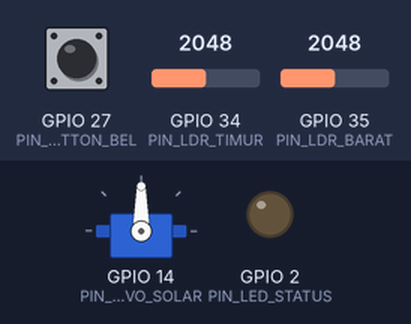
Recording of a sketch running on a simulated ESP32. Shown: servo, output pins drawn as LEDs (lit = HIGH). The test bench sets the inputs (shaded band); at power-on: GPIO 34 (PIN_LDR_TIMUR) = 2048, GPIO 35 (PIN_LDR_BARAT) = 2048, GPIO 27 (PIN_BUTTON_BEL) HIGH. WiFi joins after 1.5 s; servers stay silent unless stated; uploads are accepted with an empty reply; what the sketch prints to the serial monitor is not drawn.

Above: at 3.2 s.
3.3 s: GPIO 34 (PIN_LDR_TIMUR) set to 2220
At 4.5 s:
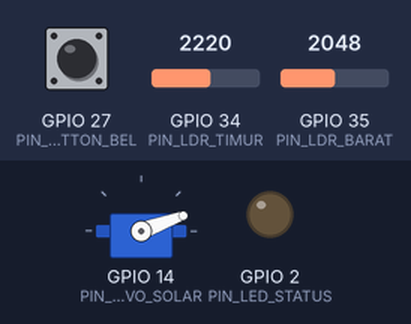
5.5 s: GPIO 35 (PIN_LDR_BARAT) set to 2297
7.0 s: GPIO 35 (PIN_LDR_BARAT) set to 2374
At 9.2 s:
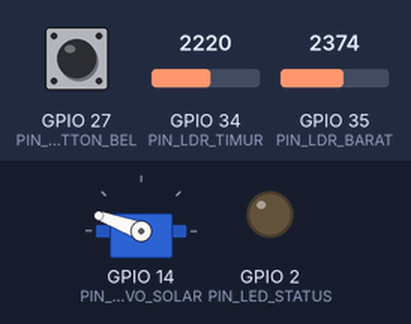
10.0 s: GPIO 27 (PIN_BUTTON_BEL) pulled LOW for 0.15 s
At 10.5 s:
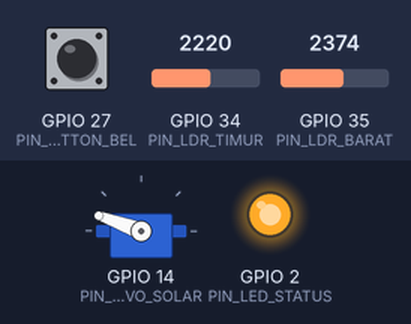
12.1 s: GPIO 34 (PIN_LDR_TIMUR) set to 2452
13.6 s: GPIO 34 (PIN_LDR_TIMUR) set to 2561
At 13.76 s:
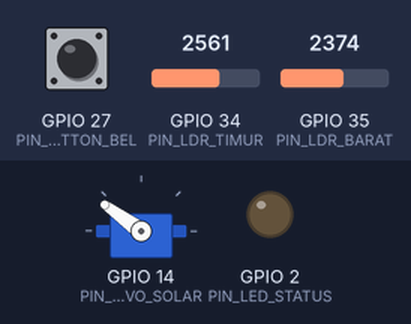
Timing chart, 0 to 16.6 s (numbered marks = the images above; inputs shaded):
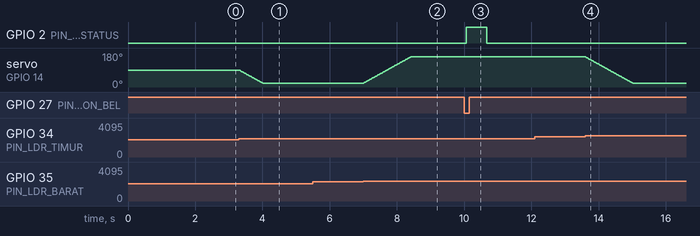

Measured:
- the behaviour switches between 2168 and 2169 on GPIO 34 (PIN_LDR_TIMUR) (found by bisection; images 0 and 1)
- the behaviour switches between 2340 and 2341 on GPIO 35 (PIN_LDR_BARAT) (found by bisection; images 1 and 2)
- the behaviour switches between 2494 and 2495 on GPIO 34 (PIN_LDR_TIMUR) (found by bisection; images 3 and 4)
- after the input at 3.3 s, servo on GPIO 14 (PIN_SERVO_SOLAR): moves from 90° to 20° over 0.69 s, starting at once
- after the input at 5.5 s, every drawn part: stays the same
- after the input at 7.0 s, servo on GPIO 14 (PIN_SERVO_SOLAR): moves from 20° to 160° over 1.4 s, starting at once
- after the input at 10.0 s, GPIO 2 (PIN_LED_STATUS): LOW → HIGH after 0.06 s, → LOW 0.61 s later
- after the input at 12.1 s, every drawn part: stays the same
- after the input at 13.6 s, servo on GPIO 14 (PIN_SERVO_SOLAR): moves from 160° to 20° over 1.4 s, starting at once

The sketch:

IoTR_Outdoor_Node.ino
```cpp
/*
 * ======================================================================================
 * IoTR // NEXUS — FIRMWARE ESP32 UNIT OUTDOOR (SMART BELL KY-004 & AUTO SOLAR TRACKER)
 * ======================================================================================
 * Identitas Pabrikan : IOTR-OUTDOOR-01
 * Password Klaim     : OUTDOOR123
 * API Token Internal : IOTR_SECRET_TOKEN_OUTDOOR_ESP32_998877
 * Arsitektur         : Hybrid Dual-Protocol (ESP-NOW Instant Peer + Wi-Fi HTTP POST Cloud)
 * ======================================================================================
 */

#include <WiFi.h>
#include <esp_now.h>
#include <HTTPClient.h>
#include <ESP32Servo.h>

// ======================== 1. KONFIGURASI JARINGAN & CLOUD API ========================
const char* WIFI_SSID     = "NAMA_WIFI_ANDA";
const char* WIFI_PASSWORD = "PASSWORD_WIFI_ANDA";
const char* SERVER_URL    = "http://192.168.1.100:8000/api/telemetry"; // Ganti dengan IP/Domain Laravel Anda
const char* API_TOKEN     = "IOTR_SECRET_TOKEN_OUTDOOR_ESP32_998877";

// MAC Address ESP32 Unit Indoor (Ganti sesuai MAC Address ESP32 Indoor Anda, atau FF:FF:FF:FF:FF:FF untuk Broadcast)
uint8_t indoorMacAddress[] = {0xFF, 0xFF, 0xFF, 0xFF, 0xFF, 0xFF};

// ======================== 2. PEMETAAN PIN HARDWARE OUTDOOR ===========================
#define PIN_BUTTON_BEL  27  // Modul Tombol Taktil KY-004 (Active LOW dengan INPUT_PULLUP)
#define PIN_LDR_TIMUR   34  // ADC1_CH6 Sensor Cahaya LDR Sisi Timur (0 - 4095)
#define PIN_LDR_BARAT   35  // ADC1_CH7 Sensor Cahaya LDR Sisi Barat (0 - 4095)
#define PIN_SERVO_SOLAR 14  // PWM Servo SG90 Penjejak Matahari (Solar Tracker)
#define PIN_LED_STATUS  2   // Indikator LED Onboard ESP32

// ======================== 3. STRUKTUR PAKET KOMUNIKASI ESP-NOW =======================
typedef struct struct_espnow_packet {
    int status_bel;      // 0 = Standby, 1 = Tamu (1x Klik), 2 = Kurir Paket (3x Klik)
    int sudut_solar;     // Derajat posisi Servo Solar Tracker (0 - 180)
    int cahaya_timur;    // Nilai ADC LDR Timur
    int cahaya_barat;    // Nilai ADC LDR Barat
} struct_espnow_packet;

struct_espnow_packet outgoingPacket;
esp_now_peer_info_t peerInfo;
Servo solarServo;

// ======================== 4. VARIABEL STATE & MULTI-CLICK DETECTOR ===================
int posisiServoSolar       = 90;   // Posisi awal Zenith (90 derajat)
const int DEADBAND_LDR     = 120;  // Ambang toleransi selisih cahaya agar servo stabil
const int STEP_SERVO       = 2;    // Pergeseran derajat per siklus koreksi

int statusBelAktif         = 0;
int jumlahKlik             = 0;
bool tombolSebelumnya      = HIGH;
unsigned long waktuKlikTerakhir  = 0;
unsigned long waktuResetBel      = 0;
const unsigned long JEDA_MULTIKLIK = 650;  // Jeda tunggu deteksi multi-klik (ms)
const unsigned long DURASI_AKTIF_BEL = 8000; // Status bel kembali ke 0 setelah 8 detik

unsigned long lastCloudSync      = 0;
const unsigned long CLOUD_INTERVAL = 5000; // Kirim HTTP POST ke Laravel setiap 5 detik

// ======================== 5. CALLBACK PENGIRIMAN ESP-NOW =============================
void OnDataSent(const uint8_t *mac_addr, esp_now_send_status_t status) {
    Serial.print("[ESP-NOW TX] Status Pengiriman ke Indoor: ");
    Serial.println(status == ESP_NOW_SEND_SUCCESS ? "SUKSES (INSTANT)" : "GAGAL");
}

// ======================== 6. FUNGSI KIRIM PAKET KE ESP32 INDOOR ======================
void kirimPaketEspNow(int kodeBel, int sudut, int timur, int barat) {
    outgoingPacket.status_bel   = kodeBel;
    outgoingPacket.sudut_solar  = sudut;
    outgoingPacket.cahaya_timur = timur;
    outgoingPacket.cahaya_barat = barat;

    esp_now_send(indoorMacAddress, (uint8_t *) &outgoingPacket, sizeof(outgoingPacket));
}

// ======================== 7. FUNGSI KIRIM HTTP POST KE LARAVEL CLOUD =================
void kirimTelemetriKeLaravel(int kodeBel, int sudut, int timur, int barat) {
    if (WiFi.status() != WL_CONNECTED) {
        Serial.println("[WIFI] Terputus! Mencoba menyambung ulang...");
        WiFi.reconnect();
        return;
    }

    HTTPClient http;
    http.begin(SERVER_URL);
    http.addHeader("Content-Type", "application/json");
    http.addHeader("Accept", "application/json");
    http.addHeader("Authorization", String("Bearer ") + API_TOKEN);

    String jsonPayload = "{";
    jsonPayload += "\"status_bel\":" + String(kodeBel) + ",";
    jsonPayload += "\"sudut_solar\":" + String(sudut) + ",";
    jsonPayload += "\"cahaya_timur\":" + String(timur) + ",";
    jsonPayload += "\"cahaya_barat\":" + String(barat);
    jsonPayload += "}";

    int httpResponseCode = http.POST(jsonPayload);

    if (httpResponseCode > 0) {
        Serial.printf("[CLOUD HTTP POST] Kode: %d | Payload: %s\n", httpResponseCode, jsonPayload.c_str());
    } else {
        Serial.printf("[CLOUD ERROR] Gagal mengirim HTTP POST: %s\n", http.errorToString(httpResponseCode).c_str());
    }

    http.end();
}

// ======================== 8. SETUP AWAL MIKROKONTROLER ===============================
void setup() {
    Serial.begin(115200);
    delay(500);
    Serial.println("\n=======================================================");
    Serial.println("IoTR // NEXUS — OUTDOOR NODE (IOTR-OUTDOOR-01) BOOTING");
    Serial.println("=======================================================");

    pinMode(PIN_BUTTON_BEL, INPUT_PULLUP);
    pinMode(PIN_LDR_TIMUR, INPUT);
    pinMode(PIN_LDR_BARAT, INPUT);
    pinMode(PIN_LED_STATUS, OUTPUT);

    // Inisialisasi Servo Solar Tracker SG90
    solarServo.setPeriodHertz(50);
    solarServo.attach(PIN_SERVO_SOLAR, 500, 2400);
    solarServo.write(posisiServoSolar);

    // Set mode Wi-Fi ke Station (Wajib untuk hybrid ESP-NOW + Wi-Fi HTTP Client)
    WiFi.mode(WIFI_STA);
    WiFi.begin(WIFI_SSID, WIFI_PASSWORD);
    Serial.print("[WIFI] Menghubungkan ke jaringan Wi-Fi");

    int percobaan = 0;
    while (WiFi.status() != WL_CONNECTED && percobaan < 20) {
        delay(500);
        Serial.print(".");
        percobaan++;
    }
    Serial.println();

    if (WiFi.status() == WL_CONNECTED) {
        Serial.print("[WIFI] Terhubung! IP Outdoor: ");
        Serial.println(WiFi.localIP());
    } else {
        Serial.println("[WIFI] Mode Offline: Tetap menjalankan ESP-NOW & Solar Tracker.");
    }

    // Inisialisasi Protokol ESP-NOW
    if (esp_now_init() != ESP_OK) {
        Serial.println("[ESP-NOW] Gagal menginisialisasi ESP-NOW!");
        return;
    }
    esp_now_register_send_cb(OnDataSent);

    memcpy(peerInfo.peer_addr, indoorMacAddress, 6);
    peerInfo.channel = 0;
    peerInfo.encrypt = false;

    if (esp_now_add_peer(&peerInfo) != ESP_OK) {
        Serial.println("[ESP-NOW] Gagal menambahkan Peer Unit Indoor!");
    } else {
        Serial.println("[ESP-NOW] Peer Unit Indoor siap menerima sinyal instan.");
    }
}

// ======================== 9. MAIN LOOP REAL-TIME =====================================
void loop() {
    unsigned long sekarang = millis();

    // A. BACA INTENSITAS CAHAYA LDR TIMUR & BARAT + KENDALI SERVO SOLAR TRACKER
    int nilaiTimur = analogRead(PIN_LDR_TIMUR);
    int nilaiBarat = analogRead(PIN_LDR_BARAT);
    int selisihCahaya = nilaiTimur - nilaiBarat;

    if (abs(selisihCahaya) > DEADBAND_LDR) {
        if (selisihCahaya > 0) {
            // Matahari lebih terang di Timur -> Condongkan panel ke Timur (Mendekati 20 derajat)
            posisiServoSolar = max(20, posisiServoSolar - STEP_SERVO);
        } else {
            // Matahari lebih terang di Barat -> Condongkan panel ke Barat (Mendekati 160 derajat)
            posisiServoSolar = min(160, posisiServoSolar + STEP_SERVO);
        }
        solarServo.write(posisiServoSolar);
    }

    // B. DETEKSI TOMBOL BEL KY-004 (1x KLIK = TAMU, >=3x KLIK = KURIR PAKET)
    bool kondisiTombol = digitalRead(PIN_BUTTON_BEL);

    if (kondisiTombol == LOW && tombolSebelumnya == HIGH) {
        delay(45); // Debounce mekanik saklar
        if (digitalRead(PIN_BUTTON_BEL) == LOW) {
            jumlahKlik++;
            waktuKlikTerakhir = sekarang;
            digitalWrite(PIN_LED_STATUS, HIGH);
            Serial.printf("[KY-004] Klik terdeteksi! Total klik sementara: %d\n", jumlahKlik);
        }
    }
    tombolSebelumnya = kondisiTombol;

    // Evaluasi jumlah klik setelah jeda multi-klik selesai
    if (jumlahKlik > 0 && (sekarang - waktuKlikTerakhir > JEDA_MULTIKLIK)) {
        if (jumlahKlik >= 3) {
            statusBelAktif = 2; // KURIR PAKET (3x Klik)
            Serial.println("[EVENT BEL] 3x KLIK -> KURIR PAKET DATANG!");
        } else {
            statusBelAktif = 1; // TAMU DATANG (1x Klik)
            Serial.println("[EVENT BEL] 1x KLIK -> TAMU DATANG!");
        }

        jumlahKlik = 0;
        waktuResetBel = sekarang;
        digitalWrite(PIN_LED_STATUS, LOW);

        // 1. Kirim sinyal instan ke ESP32 Indoor via ESP-NOW tanpa jeda!
        kirimPaketEspNow(statusBelAktif, posisiServoSolar, nilaiTimur, nilaiBarat);

        // 2. Langsung tembak HTTP POST ke Web Dashboard Laravel agar kartu UI merespons real-time!
        kirimTelemetriKeLaravel(statusBelAktif, posisiServoSolar, nilaiTimur, nilaiBarat);
        lastCloudSync = sekarang;
    }

    // Kembalikan status_bel ke 0 (Standby) setelah DURASI_AKTIF_BEL selesai
    if (statusBelAktif != 0 && (sekarang - waktuResetBel > DURASI_AKTIF_BEL)) {
        statusBelAktif = 0;
        Serial.println("[EVENT BEL] Kembali ke mode STANDBY (0).");
        kirimPaketEspNow(statusBelAktif, posisiServoSolar, nilaiTimur, nilaiBarat);
    }

    // C. SINKRONISASI BERKALA KE SERVER LARAVEL SETIAP 5 DETIK
    if (sekarang - lastCloudSync >= CLOUD_INTERVAL) {
        lastCloudSync = sekarang;
        kirimTelemetriKeLaravel(statusBelAktif, posisiServoSolar, nilaiTimur, nilaiBarat);
    }

    delay(20);
}
```
